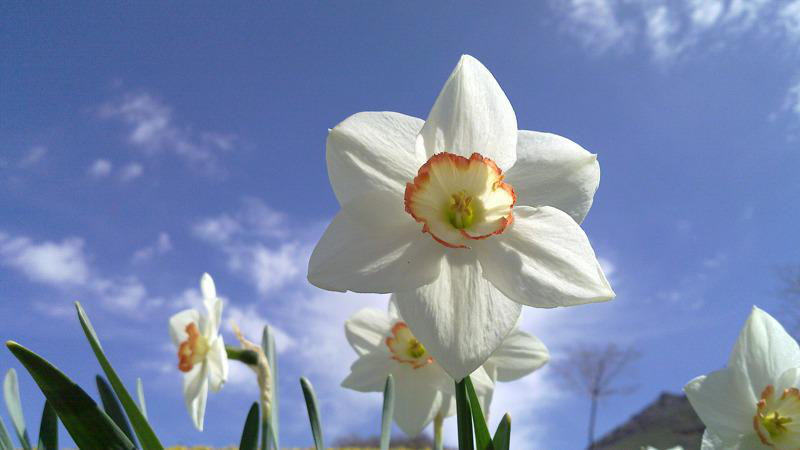
#> input picture Q1/Median cut/input.jpg, 800 x 450 px
$ python median_cut.py
#> lines starting #> are read from the running program, lines starting #| are printed output that depends on the picture
#> the answer given: 3
from PIL import Image
# This function reduces the number of colors in an image using the MEDIAN CUT method.

def median_cut_quantize(input_path, output_path, num_colors):
    # Open the image and ensure it is in RGB format
#> called with input_path = 'input.jpg', output_path = 'output_median_cut.jpg', num_colors = 3
    img = Image.open(input_path).convert("RGB")
#> img is the input picture: PIL image 800x450 RGB; mean R, G, B 120.6, 136.2, 171.3
    # Apply PIL's built-in Median Cut quantization
    # method = 0 → Median Cut
    quantized_img = img.quantize(colors=num_colors, method=0)
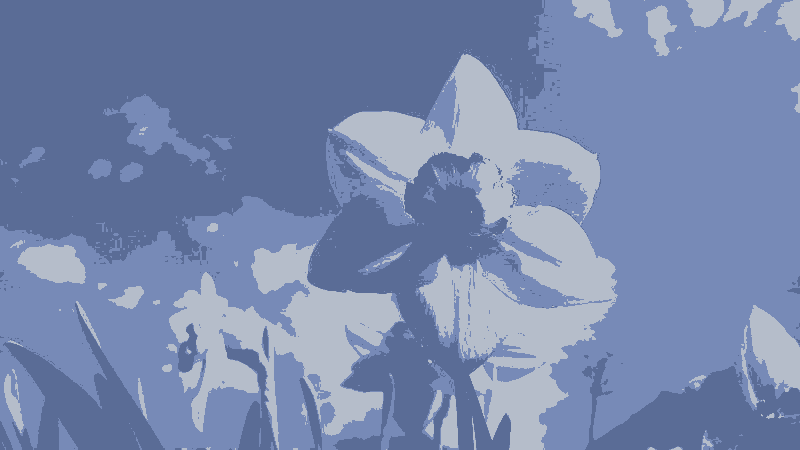
#> quantized_img: PIL image 800x450 P; mean R, G, B 119.1, 135.6, 173.4
    # Convert back to RGB so it saves correctly in JPG/PNG
    quantized_img = quantized_img.convert("RGB")
    # Save the output
    quantized_img.save(output_path)
    print("Saved quantized image:", output_path)

# Example usage
num_colours=int(input("Enter No of colors to quantize:"))
median_cut_quantize("input.jpg", "output_median_cut.jpg", num_colours)
